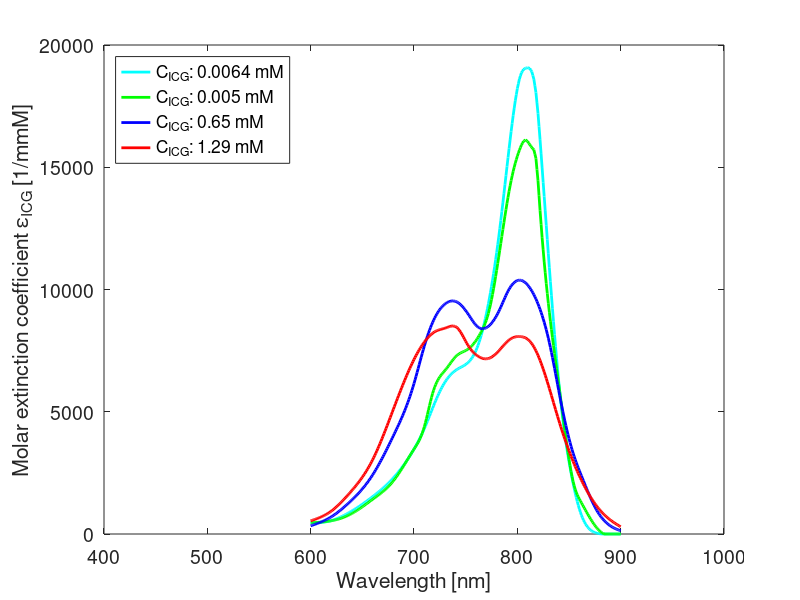

This chart was generated by the following MATLAB code:
% Author:   Seonyeong Park (sp33@illinois.edu)
% Date:     April 25, 2022
%

wavelength = (430:1000)';

% original table: [wavelength, 6.4 μm, 5 μm, 650 μm, 1290 μm]
% unit: [nm, 1/(cmM), 1/(cmM), 1/(cmM), 1/(cmM)]
e_icg_tb = [ ...
    600      4613      4635      3363      5379
    602      4612      4669      3645      5669
    604      4618      4706      3935      5966
    606      4638      4748      4238      6276
    608      4674      4799      4557      6607
    610      4731      4860      4897      6964
    612      4814      4934      5261      7355
    614      4926      5023      5654      7786
    616      5071      5129      6080      8264
    618      5255      5255      6542      8795
    620      5479      5402      7046      9387
    622      5742      5573      7592     10039
    624      6043      5768      8176     10748
    626      6378      5990      8798     11508
    628      6744      6240      9454     12314
    630      7139      6520     10142     13162
    632      7561      6831     10859     14047
    634      8007      7174     11603     14963
    636      8474      7551     12371     15906
    638      8959      7964     13160     16871
    640      9461      8414     13969     17853
    642      9978      8899     14800     18855
    644     10511      9416     15657     19886
    646     11059      9961     16546     20957
    648     11621     10528     17474     22076
    650     12198     11114     18447     23255
    652     12788     11716     19469     24502
    654     13392     12327     20548     25829
    656     14009     12945     21689     27244
    658     14638     13565     22898     28758
    660     15280     14182     24180     30380
    662     15936     14796     25540     32117
    664     16608     15414     26972     33960
    666     17300     16045     28469     35896
    668     18014     16700     30023     37912
    670     18753     17389     31627     39997
    672     19521     18122     33275     42136
    674     20321     18910     34957     44319
    676     21154     19762     36668     46531
    678     22025     20689     38400     48761
    680     22936     21700     40145     50995
    682     23889     22802     41901     53222
    684     24887     23985     43684     55432
    686     25932     25235     45517     57616
    688     27025     26539     47420     59764
    690     28169     27883     49416     61867
    692     29366     29253     51526     63917
    694     30617     30635     53771     65904
    696     31925     32017     56173     67819
    698     33292     33383     58754     69652
    700     34720     34720     61535     71395
    702     36212     36042     64519     73039
    704     37782     37469     67635     74577
    706     39442     39150     70794     76005
    708     41206     41233     73906     77322
    710     43090     43865     76880     78523
    712     45097     47111     79642     79606
    714     47191     50702     82174     80567
    716     49328     54284     84472     81403
    718     51462     57505     86532     82111
    720     53549     60092     88350     82687
    722     55543     62096     89926     83130
    724     57415     63648     91273     83459
    726     59151     64880     92405     83716
    728     60736     65924     93337     83942
    730     62155     66912     94085     84182
    732     63400     67969     94664     84474
    734     64479     69124     95075     84790
    736     65407     70303     95306     85032
    738     66198     71430     95345     85101
    740     66866     72425     95179     84897
    742     67425     73216     94796     84320
    744     67897     73800     94204     83310
    746     68331     74247     93425     81967
    748     68784     74631     92485     80432
    750     69313     75025     91408     78845
    752     69974     75502     90219     77345
    754     70824     76134     88944     76047
    756     71920     76952     87646     74954
    758     73317     77944     86421     74046
    760     75059     79099     85370     73301
    762     77190     80404     84588     72695
    764     79745     81846     84116     72214
    766     82725     83418     83935     71865
    768     86124     85210     84025     71664
    770     89935     87409     84367     71626
    772     94152     90210     84940     71765
    774     98768     93751     85727     72090
    776    103790     97958     86726     72584
    778    109230    102700     87935     73227
    780    115110    107860     89355     73994
    782    121440    113300     90985     74865
    784    128230    118900     92808     75812
    786    135410    124530     94738     76787
    788    142820    130040     96671     77738
    790    150280    135300     98503     78613
    792    157620    140190    100130     79360
    794    164680    144560    101470     79937
    796    171260    148380    102500     80350
    798    177170    151690    103240     80617
    800    182180    154550    103690     80754
    802    186090    157010    103850     80779
    804    188660    159100    103740     80708
    806    189990    160640    103350     80527
    808    190530    161200    102720     80196
    810    190720    160550    101850     79672
    812    190450    159260    100750     78912
    814    189100    158100     99435     77874
    816    186030    157140     97899     76548
    818    180550    153650     96134     74951
    820    172050    144460     94134     73104
    822    161200    132220     91890     71025
    824    149700    121140     89395     68735
    826    138010    111250     86627     66261
    828    126270    102380     83549     63637
    830    114620     94371     80127     60896
    832    103190     87053     76327     58072
    834     92129     80264     72186     55201
    836     81569     73838     67813     52315
    838     71650     67610     63317     49448
    840     62513     61416     58811     46636
    842     54289     55098     54405     43910
    844     46995     48669     50194     41287
    846     40525     42311     46215     38766
    848     34769     36215     42488     36344
    850     29618     30571     39034     34020
    852     24962     25569     35874     31792
    854     20694     21399     33026     29657
    856     16786     18239     30466     27613
    858     13286     15994     28126     25659
    860     10245     14295     25937     23792
    862      7712     12770     23830     22010
    864      5681     11239     21737     20312
    866      4086      9715     19640     18697
    868      2860      8220     17573     17165
    870      1938      6777     15572     15716
    872      1255      5408     13670     14351
    874       768      4133     11904     13068
    876       439      2975     10302     11870
    878       227      1957      8864     10754
    880        94      1099      7587      9722
    882         0       418      6464      8773
    884         0         0      5488      7906
    886         0         0      4647      7114
    888         0         0      3927      6389
    890         0         0      3313      5722
    892         0         0      2792      5106
    894         0         0      2348      4530
    896         0         0      1968      3989
    898         0         0      1639      3472
    900         0         0      1344      2972];

c = [6.4, 5, 650, 1290]*1e-6;           % unit: M
e_icg_wavelength = e_icg_tb(:,1);       % unit: nm
e_icg_tb(:,2:5) = e_icg_tb(:,2:5)./10;  % unit: 1/(mmM)

unit = cell(3, 2);
unit{1, 1} = 'wavelength';
unit{1, 2} = 'nm';
unit{2, 1} = 'concentration (c)';
unit{2, 2} = 'M';
unit{3, 1} = 'molar extinction coefficient (e)';
unit{3, 2} = '1/(mmM)';

% interpolate
e_icg = zeros(length(wavelength), size(e_icg_tb, 2) - 1);
e_icg(:, 1) = interp1(e_icg_wavelength, e_icg_tb(:, 2), wavelength, 'linear');
e_icg(:, 2) = interp1(e_icg_wavelength, e_icg_tb(:, 3), wavelength, 'linear');
e_icg(:, 3) = interp1(e_icg_wavelength, e_icg_tb(:, 4), wavelength, 'linear');
e_icg(:, 4) = interp1(e_icg_wavelength, e_icg_tb(:, 5), wavelength, 'linear');

% plot
figure;
plot(wavelength, e_icg(:, 1), 'c', 'LineWidth', 2); hold on;
plot(wavelength, e_icg(:, 2), 'g', 'LineWidth', 2); hold on;
plot(wavelength, e_icg(:, 3), 'b', 'LineWidth', 2); hold on;
plot(wavelength, e_icg(:, 4), 'r', 'LineWidth', 2); hold on;
legend({['C_{ICG}: ', num2str(c(1)*1e3), ' mM'], ...
    ['C_{ICG}: ', num2str(c(2)*1e3), ' mM'], ...
    ['C_{ICG}: ', num2str(c(3)*1e3), ' mM'], ...
    ['C_{ICG}: ', num2str(c(4)*1e3), ' mM']}, ...
    'Location', 'Northwest');
xlabel('Wavelength [nm]'); 
ylabel('Molar extinction coefficient \epsilon_{ICG} [1/mmM]');
set(gca, 'FontSize', 14);

% plot(e_icg_tb(:, 1), e_icg_tb(:, 2), 'cx'); hold on;
% plot(e_icg_tb(:, 1), e_icg_tb(:, 3), 'gx'); hold on;
% plot(e_icg_tb(:, 1), e_icg_tb(:, 4), 'bx'); hold on;
% plot(e_icg_tb(:, 1), e_icg_tb(:, 5), 'rx'); hold on;

clear e_icg_tb e_icg_wavelength
save('constant_icg.mat');
